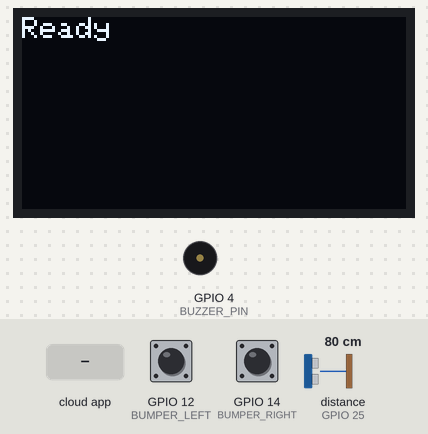
A program run on a simulated ESP32. Parts: 128×64 one-colour display, buzzer (waves = sounding). Wiring (inferred from the names in the program): ultrasonic range finder: trigger GPIO 26; echo GPIO 25. The test bench sets the inputs (shaded band); at power-on: GPIO 12 (BUMPER_LEFT) HIGH, GPIO 14 (BUMPER_RIGHT) HIGH, distance to the obstacle (sensor on GPIO 25) 80 cm. The echo pulse lasts 58.3 µs per cm; the ROS host is connected and sends only what is stated; what the program prints to the serial monitor is not drawn.

Above: at 1.2 s.
1.3 s: the phone or cloud app sets display_text to 0
At 2.1 s:
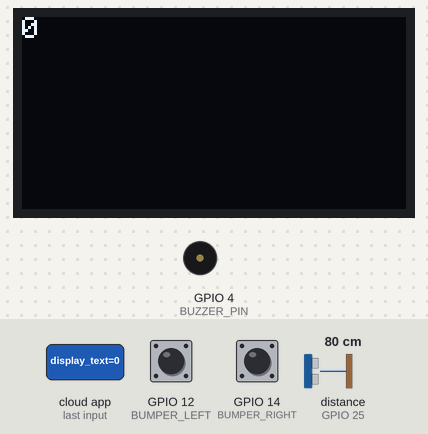
2.8 s: the phone or cloud app sets beep to 0
At 3.05 s:
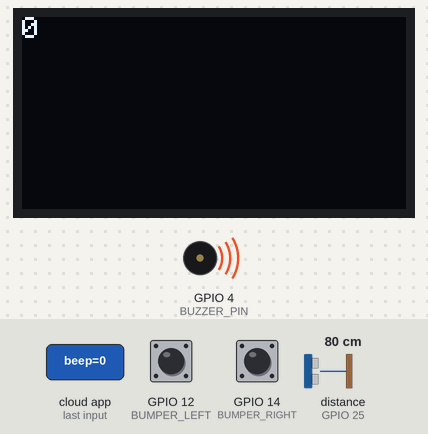
4.7 s: the phone or cloud app sets display_text to 1
At 5.9 s:
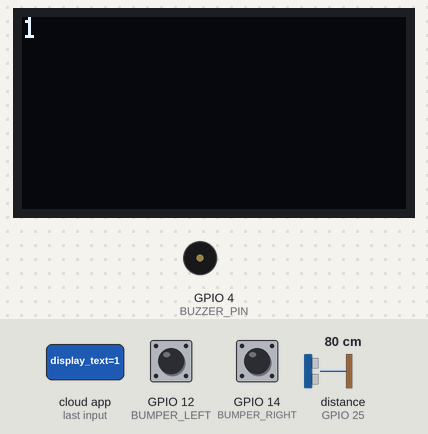
7.7 s: the phone or cloud app sets beep to 1
At 7.95 s:
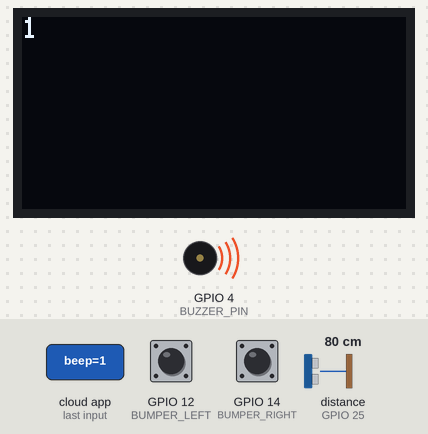
Timing chart, 0 to 10.6 s (numbered marks = the images above; inputs shaded):
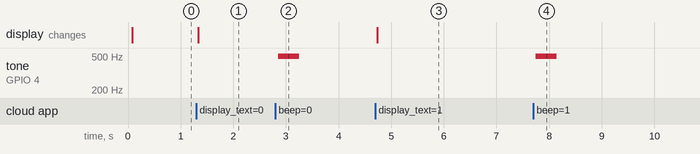

Measured:
- after the input at 1.3 s, the display: changes at once (image 1)
- after the input at 2.8 s, tone on GPIO 4 (BUZZER_PIN): silent → 498 Hz after 0.05 s, → silent 0.40 s later
- after the input at 4.7 s, the display: changes at once (image 3)
- after the input at 7.7 s, tone on GPIO 4 (BUZZER_PIN): silent → 498 Hz after 0.05 s, → silent 0.40 s later

The program:

main.cpp
```cpp
#include <Arduino.h>
#include <micro_ros_platformio.h>
#include <rcl/rcl.h>
#include <rclc/rclc.h>
#include <rclc/executor.h>
#include <geometry_msgs/msg/twist.h>
#include <std_msgs/msg/string.h>
#include <std_msgs/msg/bool.h>
#include <std_msgs/msg/float32.h>
#include <WiFi.h>
#include <Adafruit_GFX.h>
#include <Adafruit_SSD1306.h>
#include <Wire.h>

// --- Pins ---
#define UART_TX_PIN 17
#define START_BYTE 0xAA
#define BUMPER_LEFT 12
#define BUMPER_RIGHT 14
#define BUZZER_PIN 4
#define TRIG_PIN 26
#define ECHO_PIN 25

#define SCREEN_WIDTH 128
#define SCREEN_HEIGHT 64
#define OLED_RESET -1

Adafruit_SSD1306 display(SCREEN_WIDTH, SCREEN_HEIGHT, &Wire, OLED_RESET);

// --- ROS Variablen ---
rcl_subscription_t sub_cmd_vel;
rcl_subscription_t sub_beep;
rcl_subscription_t sub_display;
rcl_publisher_t pub_bumper;
rcl_publisher_t pub_distance;
rcl_allocator_t allocator;
rclc_support_t support;
rcl_node_t node;
rclc_executor_t executor;

geometry_msgs__msg__Twist msg_cmd;
std_msgs__msg__Bool msg_beep;
std_msgs__msg__String msg_display;
std_msgs__msg__Bool msg_bumper;
std_msgs__msg__Float32 msg_distance;

// --- Helper ---
#define RCCHECK(fn) { rcl_ret_t rc = fn; if (rc != RCL_RET_OK) error_loop(); }
#define RCSOFTCHECK(fn) { rcl_ret_t rc = fn; (void)rc; }

void error_loop() {
  while (1) {
    digitalWrite(BUZZER_PIN, HIGH);
    delay(100);
    digitalWrite(BUZZER_PIN, LOW);
    delay(100);
  }
}

// --- Hardware Funktionen ---
bool bumper_triggered() {
  return (digitalRead(BUMPER_LEFT) == LOW || digitalRead(BUMPER_RIGHT) == LOW);
}

float readUltrasonic() {
  digitalWrite(TRIG_PIN, LOW);
  delayMicroseconds(2);
  digitalWrite(TRIG_PIN, HIGH);
  delayMicroseconds(10);
  digitalWrite(TRIG_PIN, LOW);
  long duration = pulseIn(ECHO_PIN, HIGH, 30000);
  return duration / 58.0;
}

void send_motor_command(uint8_t id, uint8_t mode, uint8_t dir, uint16_t param) {
  Serial2.write(START_BYTE);
  Serial2.write(id);
  Serial2.write(mode);
  Serial2.write(dir);
  Serial2.write((uint8_t)(param >> 8));
  Serial2.write((uint8_t)(param & 0xFF));
}

void beep_warning() {
  for (int i = 0; i < 200; i++) {
    digitalWrite(BUZZER_PIN, HIGH);
    delay(1);
    digitalWrite(BUZZER_PIN, LOW);
    delay(1);
  }
}

void update_display_text(const char *text) {
  display.clearDisplay();
  display.setTextSize(1);
  display.setTextColor(SSD1306_WHITE);
  display.setCursor(0, 0);
  display.println(text);
  display.display();
}

// --- ROS Callbacks ---
unsigned long last_cmd_time = 0;
bool motor_active = false;

void cmd_vel_callback(const void *msgin) {
  const geometry_msgs__msg__Twist *msg = (const geometry_msgs__msg__Twist *)msgin;
  float linear = msg->linear.x;
  float angular = msg->angular.z;

  uint8_t dir1 = 0, dir2 = 0;
  uint16_t stepsize = 0;
  uint8_t mode = 1;

  if (linear != 0) {
    dir1 = (linear <= 0) ? 0 : 1;
    dir2 = (linear >= 0) ? 0 : 1;
    stepsize = 3;
  } else if (angular != 0) {
    dir1 = (angular <= 0) ? 0 : 1;
    dir2 = (angular <= 0) ? 0 : 1;
    stepsize = 3;
  } else {
    stepsize = 0;
  }
  // Debug-Ausgaben
  Serial.println("=== Neue cmd_vel Nachricht ===");
  Serial.print("linear.x: ");
  Serial.println(linear, 3);
  Serial.print("angular.z: ");
  Serial.println(angular, 3);
  Serial.print("stepsize: ");
  Serial.println(stepsize);
  Serial.print("dir1: ");
  Serial.println(dir1);
  Serial.print("dir2: ");
  Serial.println(dir2);
  Serial.println("------------------------------");
  send_motor_command(1, mode, dir1, stepsize);
  send_motor_command(2, mode, dir2, stepsize);

  last_cmd_time = millis();
  motor_active = (stepsize > 0);
}

void beep_callback(const void *msgin) {
  (void)msgin;
  beep_warning();
}

void display_callback(const void *msgin) {
  const std_msgs__msg__String *msg = (const std_msgs__msg__String *)msgin;
  Serial.println("[ROS2] Callback erhalten!");

  // Inhalt anzeigen
  Serial.printf("[ROS2] Daten: %.*s\n", (int)msg->data.size, msg->data.data);

  char buffer[128];
  snprintf(buffer, sizeof(buffer), "%.*s", (int)msg->data.size, msg->data.data);
  update_display_text(buffer);
}

// --- Setup ---
void setup() {
  Serial.begin(115200);
  Serial2.begin(9600, SERIAL_8N1, -1, UART_TX_PIN);

  pinMode(BUMPER_LEFT, INPUT_PULLUP);
  pinMode(BUMPER_RIGHT, INPUT_PULLUP);
  pinMode(BUZZER_PIN, OUTPUT);
  pinMode(TRIG_PIN, OUTPUT);
  pinMode(ECHO_PIN, INPUT);

  if (!display.begin(SSD1306_SWITCHCAPVCC, 0x3C)) {
    error_loop();
  }
  update_display_text("Booting...");

  // --- WLAN / micro-ROS Agent ---
  IPAddress agent_ip(192, 168, 178, 141);
  uint16_t agent_port = 8888;
  char ssid[] = "MKWlan";
  char psk[]  = "MK57241381";

  set_microros_wifi_transports(ssid, psk, agent_ip, agent_port);

  allocator = rcl_get_default_allocator();
  RCCHECK(rclc_support_init(&support, 0, NULL, &allocator));
  RCCHECK(rclc_node_init_default(&node, "esp32_robot_node", "", &support));

  // Subscriber
  RCCHECK(rclc_subscription_init_default(
      &sub_cmd_vel, &node,
      ROSIDL_GET_MSG_TYPE_SUPPORT(geometry_msgs, msg, Twist), "/cmd_vel"));
  RCCHECK(rclc_subscription_init_default(
      &sub_beep, &node,
      ROSIDL_GET_MSG_TYPE_SUPPORT(std_msgs, msg, Bool), "/beep"));
  RCCHECK(rclc_subscription_init_default(
      &sub_display, &node,
      ROSIDL_GET_MSG_TYPE_SUPPORT(std_msgs, msg, String), "/display_text"));

  // Publisher
  RCCHECK(rclc_publisher_init_default(
      &pub_bumper, &node,
      ROSIDL_GET_MSG_TYPE_SUPPORT(std_msgs, msg, Bool), "/bumper_state"));
  RCCHECK(rclc_publisher_init_default(
      &pub_distance, &node,
      ROSIDL_GET_MSG_TYPE_SUPPORT(std_msgs, msg, Float32), "/distance"));

  msg_display.data.data = (char *)malloc(128);
  msg_display.data.size = 0;
  msg_display.data.capacity = 128;

  msg_beep.data = false;

  // Executor
  RCCHECK(rclc_executor_init(&executor, &support.context, 3, &allocator));
  RCCHECK(rclc_executor_add_subscription(&executor, &sub_cmd_vel, &msg_cmd, &cmd_vel_callback, ON_NEW_DATA));
  RCCHECK(rclc_executor_add_subscription(&executor, &sub_beep, &msg_beep, &beep_callback, ON_NEW_DATA));
  RCCHECK(rclc_executor_add_subscription(&executor, &sub_display, &msg_display, &display_callback, ON_NEW_DATA));

  update_display_text("Ready");
}

// --- Loop ---
void loop() {
  RCSOFTCHECK(rclc_executor_spin_some(&executor, RCL_MS_TO_NS(50)));

  // --- Sensor Publish ---
  msg_bumper.data = bumper_triggered();
  RCSOFTCHECK(rcl_publish(&pub_bumper, &msg_bumper, NULL));

  msg_distance.data = readUltrasonic();
  RCSOFTCHECK(rcl_publish(&pub_distance, &msg_distance, NULL));

  if (motor_active && (millis() - last_cmd_time > 300)) {
    // Timeout -> Motor anhalten
    send_motor_command(1, 0, 0, 0);
    send_motor_command(2, 0, 0, 0);
    motor_active = false;
  }

  //delay(100);
}
```
